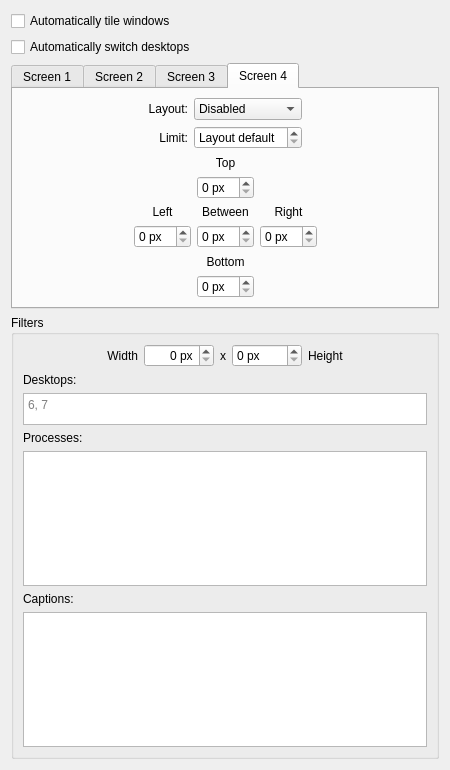
<?xml version="1.0" encoding="UTF-8"?>
<ui version="4.0">
 <class>KWin::QuarterTilingConfigForm</class>
 <widget class="QWidget" name="KWin::QuarterTilingConfigForm">
  <property name="geometry">
   <rect>
    <x>0</x>
    <y>0</y>
    <width>450</width>
    <height>770</height>
   </rect>
  </property>
  <layout class="QVBoxLayout" name="verticalLayout">
   <item>
    <layout class="QGridLayout" name="gridLayout_11">
     <item row="0" column="0">
      <widget class="QCheckBox" name="kcfg_auto">
       <property name="text">
        <string>Automatically tile windows</string>
       </property>
      </widget>
     </item>
     <item row="1" column="0">
      <widget class="QCheckBox" name="kcfg_follow">
       <property name="text">
        <string>Automatically switch desktops</string>
       </property>
      </widget>
     </item>
    </layout>
   </item>
   <item>
    <widget class="QTabWidget" name="tabWidget">
     <property name="sizePolicy">
      <sizepolicy hsizetype="Preferred" vsizetype="Preferred">
       <horstretch>0</horstretch>
       <verstretch>0</verstretch>
      </sizepolicy>
     </property>
     <property name="currentIndex">
      <number>3</number>
     </property>
     <widget class="QWidget" name="tab">
      <attribute name="title">
       <string>Screen 1</string>
      </attribute>
      <layout class="QVBoxLayout" name="verticalLayout_3">
       <item>
        <layout class="QGridLayout" name="gridLayout_3">
         <item row="1" column="1">
          <widget class="QLabel" name="label_2">
           <property name="text">
            <string>Limit:</string>
           </property>
           <property name="alignment">
            <set>Qt::AlignRight|Qt::AlignTrailing|Qt::AlignVCenter</set>
           </property>
          </widget>
         </item>
         <item row="0" column="1">
          <widget class="QLabel" name="label">
           <property name="text">
            <string>Layout:</string>
           </property>
           <property name="alignment">
            <set>Qt::AlignRight|Qt::AlignTrailing|Qt::AlignVCenter</set>
           </property>
          </widget>
         </item>
         <item row="0" column="2">
          <widget class="QComboBox" name="kcfg_layout_0">
           <item>
            <property name="text">
             <string>Disabled</string>
            </property>
           </item>
           <item>
            <property name="text">
             <string>2x2 Horizontal</string>
            </property>
           </item>
           <item>
            <property name="text">
             <string>2x2 Vertical</string>
            </property>
           </item>
           <item>
            <property name="text">
             <string>Columns</string>
            </property>
           </item>
          </widget>
         </item>
         <item row="1" column="2">
          <widget class="QSpinBox" name="kcfg_limit_0">
           <property name="specialValueText">
            <string comment="-1">Layout default</string>
           </property>
           <property name="minimum">
            <number>-1</number>
           </property>
           <property name="value">
            <number>-1</number>
           </property>
          </widget>
         </item>
         <item row="0" column="3">
          <spacer name="horizontalSpacer_3">
           <property name="orientation">
            <enum>Qt::Horizontal</enum>
           </property>
           <property name="sizeHint" stdset="0">
            <size>
             <width>40</width>
             <height>20</height>
            </size>
           </property>
          </spacer>
         </item>
         <item row="0" column="0">
          <spacer name="horizontalSpacer_4">
           <property name="orientation">
            <enum>Qt::Horizontal</enum>
           </property>
           <property name="sizeHint" stdset="0">
            <size>
             <width>40</width>
             <height>20</height>
            </size>
           </property>
          </spacer>
         </item>
        </layout>
       </item>
       <item>
        <layout class="QGridLayout" name="gridLayout_6">
         <item row="0" column="2">
          <widget class="QLabel" name="label_7">
           <property name="text">
            <string>Top</string>
           </property>
           <property name="alignment">
            <set>Qt::AlignBottom|Qt::AlignHCenter</set>
           </property>
          </widget>
         </item>
         <item row="3" column="3">
          <widget class="QSpinBox" name="kcfg_marginRight_0">
           <property name="suffix">
            <string> px</string>
           </property>
          </widget>
         </item>
         <item row="2" column="2">
          <widget class="QLabel" name="label_4">
           <property name="text">
            <string>Between</string>
           </property>
           <property name="alignment">
            <set>Qt::AlignBottom|Qt::AlignHCenter</set>
           </property>
          </widget>
         </item>
         <item row="3" column="4">
          <spacer name="horizontalSpacer_6">
           <property name="orientation">
            <enum>Qt::Horizontal</enum>
           </property>
           <property name="sizeHint" stdset="0">
            <size>
             <width>40</width>
             <height>20</height>
            </size>
           </property>
          </spacer>
         </item>
         <item row="5" column="2">
          <widget class="QSpinBox" name="kcfg_marginBottom_0">
           <property name="suffix">
            <string> px</string>
           </property>
          </widget>
         </item>
         <item row="4" column="2">
          <widget class="QLabel" name="label_6">
           <property name="text">
            <string>Bottom</string>
           </property>
           <property name="alignment">
            <set>Qt::AlignBottom|Qt::AlignHCenter</set>
           </property>
          </widget>
         </item>
         <item row="3" column="1">
          <widget class="QSpinBox" name="kcfg_marginLeft_0">
           <property name="suffix">
            <string> px</string>
           </property>
          </widget>
         </item>
         <item row="2" column="1">
          <widget class="QLabel" name="label_3">
           <property name="text">
            <string>Left</string>
           </property>
           <property name="alignment">
            <set>Qt::AlignBottom|Qt::AlignHCenter</set>
           </property>
          </widget>
         </item>
         <item row="3" column="2">
          <widget class="QSpinBox" name="kcfg_gap_0">
           <property name="suffix">
            <string> px</string>
           </property>
          </widget>
         </item>
         <item row="3" column="0">
          <spacer name="horizontalSpacer_5">
           <property name="orientation">
            <enum>Qt::Horizontal</enum>
           </property>
           <property name="sizeHint" stdset="0">
            <size>
             <width>40</width>
             <height>20</height>
            </size>
           </property>
          </spacer>
         </item>
         <item row="1" column="2">
          <widget class="QSpinBox" name="kcfg_marginTop_0">
           <property name="suffix">
            <string> px</string>
           </property>
          </widget>
         </item>
         <item row="2" column="3">
          <widget class="QLabel" name="label_5">
           <property name="text">
            <string>Right</string>
           </property>
           <property name="alignment">
            <set>Qt::AlignBottom|Qt::AlignHCenter</set>
           </property>
          </widget>
         </item>
        </layout>
       </item>
      </layout>
     </widget>
     <widget class="QWidget" name="tab_2">
      <attribute name="title">
       <string>Screen 2</string>
      </attribute>
      <layout class="QVBoxLayout" name="verticalLayout_3">
       <item>
        <layout class="QGridLayout" name="gridLayout_3">
         <item row="1" column="1">
          <widget class="QLabel" name="label_2">
           <property name="text">
            <string>Limit:</string>
           </property>
           <property name="alignment">
            <set>Qt::AlignRight|Qt::AlignTrailing|Qt::AlignVCenter</set>
           </property>
          </widget>
         </item>
         <item row="0" column="1">
          <widget class="QLabel" name="label">
           <property name="text">
            <string>Layout:</string>
           </property>
           <property name="alignment">
            <set>Qt::AlignRight|Qt::AlignTrailing|Qt::AlignVCenter</set>
           </property>
          </widget>
         </item>
         <item row="0" column="2">
          <widget class="QComboBox" name="kcfg_layout_1">
           <item>
            <property name="text">
             <string>Disabled</string>
            </property>
           </item>
           <item>
            <property name="text">
             <string>2x2 Horizontal</string>
            </property>
           </item>
           <item>
            <property name="text">
             <string>2x2 Vertical</string>
            </property>
           </item>
           <item>
            <property name="text">
             <string>Columns</string>
            </property>
           </item>
          </widget>
         </item>
         <item row="1" column="2">
          <widget class="QSpinBox" name="kcfg_limit_1">
           <property name="specialValueText">
            <string comment="-1">Layout default</string>
           </property>
           <property name="minimum">
            <number>-1</number>
           </property>
           <property name="value">
            <number>-1</number>
           </property>
          </widget>
         </item>
         <item row="0" column="3">
          <spacer name="horizontalSpacer_3">
           <property name="orientation">
            <enum>Qt::Horizontal</enum>
           </property>
           <property name="sizeHint" stdset="0">
            <size>
             <width>40</width>
             <height>20</height>
            </size>
           </property>
          </spacer>
         </item>
         <item row="0" column="0">
          <spacer name="horizontalSpacer_4">
           <property name="orientation">
            <enum>Qt::Horizontal</enum>
           </property>
           <property name="sizeHint" stdset="0">
            <size>
             <width>40</width>
             <height>20</height>
            </size>
           </property>
          </spacer>
         </item>
        </layout>
       </item>
       <item>
        <layout class="QGridLayout" name="gridLayout_6">
         <item row="3" column="0">
          <spacer name="horizontalSpacer_5">
           <property name="orientation">
            <enum>Qt::Horizontal</enum>
           </property>
           <property name="sizeHint" stdset="0">
            <size>
             <width>40</width>
             <height>20</height>
            </size>
           </property>
          </spacer>
         </item>
         <item row="2" column="3">
          <widget class="QLabel" name="label_5">
           <property name="text">
            <string>Right</string>
           </property>
           <property name="alignment">
            <set>Qt::AlignBottom|Qt::AlignHCenter</set>
           </property>
          </widget>
         </item>
         <item row="1" column="2">
          <widget class="QSpinBox" name="kcfg_marginTop_1">
           <property name="suffix">
            <string> px</string>
           </property>
          </widget>
         </item>
         <item row="0" column="2">
          <widget class="QLabel" name="label_7">
           <property name="text">
            <string>Top</string>
           </property>
           <property name="alignment">
            <set>Qt::AlignBottom|Qt::AlignHCenter</set>
           </property>
          </widget>
         </item>
         <item row="3" column="3">
          <widget class="QSpinBox" name="kcfg_marginRight_1">
           <property name="suffix">
            <string> px</string>
           </property>
          </widget>
         </item>
         <item row="2" column="2">
          <widget class="QLabel" name="label_4">
           <property name="text">
            <string>Between</string>
           </property>
           <property name="alignment">
            <set>Qt::AlignBottom|Qt::AlignHCenter</set>
           </property>
          </widget>
         </item>
         <item row="3" column="4">
          <spacer name="horizontalSpacer_6">
           <property name="orientation">
            <enum>Qt::Horizontal</enum>
           </property>
           <property name="sizeHint" stdset="0">
            <size>
             <width>40</width>
             <height>20</height>
            </size>
           </property>
          </spacer>
         </item>
         <item row="2" column="1">
          <widget class="QLabel" name="label_3">
           <property name="text">
            <string>Left</string>
           </property>
           <property name="alignment">
            <set>Qt::AlignBottom|Qt::AlignHCenter</set>
           </property>
          </widget>
         </item>
         <item row="3" column="2">
          <widget class="QSpinBox" name="kcfg_gap_1">
           <property name="suffix">
            <string> px</string>
           </property>
          </widget>
         </item>
         <item row="4" column="2">
          <widget class="QLabel" name="label_6">
           <property name="text">
            <string>Bottom</string>
           </property>
           <property name="alignment">
            <set>Qt::AlignBottom|Qt::AlignHCenter</set>
           </property>
          </widget>
         </item>
         <item row="5" column="2">
          <widget class="QSpinBox" name="kcfg_marginBottom_1">
           <property name="suffix">
            <string> px</string>
           </property>
          </widget>
         </item>
         <item row="3" column="1">
          <widget class="QSpinBox" name="kcfg_marginLeft_1">
           <property name="suffix">
            <string> px</string>
           </property>
          </widget>
         </item>
        </layout>
       </item>
      </layout>
     </widget>
     <widget class="QWidget" name="tab_3">
      <attribute name="title">
       <string>Screen 3</string>
      </attribute>
      <layout class="QVBoxLayout" name="verticalLayout_3">
       <item>
        <layout class="QGridLayout" name="gridLayout_3">
         <item row="1" column="1">
          <widget class="QLabel" name="label_2">
           <property name="text">
            <string>Limit:</string>
           </property>
           <property name="alignment">
            <set>Qt::AlignRight|Qt::AlignTrailing|Qt::AlignVCenter</set>
           </property>
          </widget>
         </item>
         <item row="0" column="1">
          <widget class="QLabel" name="label">
           <property name="text">
            <string>Layout:</string>
           </property>
           <property name="alignment">
            <set>Qt::AlignRight|Qt::AlignTrailing|Qt::AlignVCenter</set>
           </property>
          </widget>
         </item>
         <item row="0" column="2">
          <widget class="QComboBox" name="kcfg_layout_2">
           <item>
            <property name="text">
             <string>Disabled</string>
            </property>
           </item>
           <item>
            <property name="text">
             <string>2x2 Horizontal</string>
            </property>
           </item>
           <item>
            <property name="text">
             <string>2x2 Vertical</string>
            </property>
           </item>
           <item>
            <property name="text">
             <string>Columns</string>
            </property>
           </item>
          </widget>
         </item>
         <item row="1" column="2">
          <widget class="QSpinBox" name="kcfg_limit_2">
           <property name="specialValueText">
            <string comment="-1">Layout default</string>
           </property>
           <property name="minimum">
            <number>-1</number>
           </property>
           <property name="value">
            <number>-1</number>
           </property>
          </widget>
         </item>
         <item row="0" column="3">
          <spacer name="horizontalSpacer_3">
           <property name="orientation">
            <enum>Qt::Horizontal</enum>
           </property>
           <property name="sizeHint" stdset="0">
            <size>
             <width>40</width>
             <height>20</height>
            </size>
           </property>
          </spacer>
         </item>
         <item row="0" column="0">
          <spacer name="horizontalSpacer_4">
           <property name="orientation">
            <enum>Qt::Horizontal</enum>
           </property>
           <property name="sizeHint" stdset="0">
            <size>
             <width>40</width>
             <height>20</height>
            </size>
           </property>
          </spacer>
         </item>
        </layout>
       </item>
       <item>
        <layout class="QGridLayout" name="gridLayout_6">
         <item row="3" column="0">
          <spacer name="horizontalSpacer_5">
           <property name="orientation">
            <enum>Qt::Horizontal</enum>
           </property>
           <property name="sizeHint" stdset="0">
            <size>
             <width>40</width>
             <height>20</height>
            </size>
           </property>
          </spacer>
         </item>
         <item row="2" column="3">
          <widget class="QLabel" name="label_5">
           <property name="text">
            <string>Right</string>
           </property>
           <property name="alignment">
            <set>Qt::AlignBottom|Qt::AlignHCenter</set>
           </property>
          </widget>
         </item>
         <item row="1" column="2">
          <widget class="QSpinBox" name="kcfg_marginTop_2">
           <property name="suffix">
            <string> px</string>
           </property>
          </widget>
         </item>
         <item row="0" column="2">
          <widget class="QLabel" name="label_7">
           <property name="text">
            <string>Top</string>
           </property>
           <property name="alignment">
            <set>Qt::AlignBottom|Qt::AlignHCenter</set>
           </property>
          </widget>
         </item>
         <item row="3" column="3">
          <widget class="QSpinBox" name="kcfg_marginRight_2">
           <property name="suffix">
            <string> px</string>
           </property>
          </widget>
         </item>
         <item row="2" column="2">
          <widget class="QLabel" name="label_4">
           <property name="text">
            <string>Between</string>
           </property>
           <property name="alignment">
            <set>Qt::AlignBottom|Qt::AlignHCenter</set>
           </property>
          </widget>
         </item>
         <item row="3" column="4">
          <spacer name="horizontalSpacer_6">
           <property name="orientation">
            <enum>Qt::Horizontal</enum>
           </property>
           <property name="sizeHint" stdset="0">
            <size>
             <width>40</width>
             <height>20</height>
            </size>
           </property>
          </spacer>
         </item>
         <item row="2" column="1">
          <widget class="QLabel" name="label_3">
           <property name="text">
            <string>Left</string>
           </property>
           <property name="alignment">
            <set>Qt::AlignBottom|Qt::AlignHCenter</set>
           </property>
          </widget>
         </item>
         <item row="3" column="2">
          <widget class="QSpinBox" name="kcfg_gap_2">
           <property name="suffix">
            <string> px</string>
           </property>
          </widget>
         </item>
         <item row="4" column="2">
          <widget class="QLabel" name="label_6">
           <property name="text">
            <string>Bottom</string>
           </property>
           <property name="alignment">
            <set>Qt::AlignBottom|Qt::AlignHCenter</set>
           </property>
          </widget>
         </item>
         <item row="5" column="2">
          <widget class="QSpinBox" name="kcfg_marginBottom_2">
           <property name="suffix">
            <string> px</string>
           </property>
          </widget>
         </item>
         <item row="3" column="1">
          <widget class="QSpinBox" name="kcfg_marginLeft_2">
           <property name="suffix">
            <string> px</string>
           </property>
          </widget>
         </item>
        </layout>
       </item>
      </layout>
     </widget>
     <widget class="QWidget" name="tab_4">
      <attribute name="title">
       <string>Screen 4</string>
      </attribute>
      <layout class="QVBoxLayout" name="verticalLayout_3">
       <item>
        <layout class="QGridLayout" name="gridLayout_3">
         <item row="1" column="1">
          <widget class="QLabel" name="label_2">
           <property name="text">
            <string>Limit:</string>
           </property>
           <property name="alignment">
            <set>Qt::AlignRight|Qt::AlignTrailing|Qt::AlignVCenter</set>
           </property>
          </widget>
         </item>
         <item row="0" column="1">
          <widget class="QLabel" name="label">
           <property name="text">
            <string>Layout:</string>
           </property>
           <property name="alignment">
            <set>Qt::AlignRight|Qt::AlignTrailing|Qt::AlignVCenter</set>
           </property>
          </widget>
         </item>
         <item row="0" column="2">
          <widget class="QComboBox" name="kcfg_layout_3">
           <item>
            <property name="text">
             <string>Disabled</string>
            </property>
           </item>
           <item>
            <property name="text">
             <string>2x2 Horizontal</string>
            </property>
           </item>
           <item>
            <property name="text">
             <string>2x2 Vertical</string>
            </property>
           </item>
           <item>
            <property name="text">
             <string>Columns</string>
            </property>
           </item>
          </widget>
         </item>
         <item row="1" column="2">
          <widget class="QSpinBox" name="kcfg_limit_3">
           <property name="specialValueText">
            <string comment="-1">Layout default</string>
           </property>
           <property name="minimum">
            <number>-1</number>
           </property>
           <property name="value">
            <number>-1</number>
           </property>
          </widget>
         </item>
         <item row="0" column="3">
          <spacer name="horizontalSpacer_3">
           <property name="orientation">
            <enum>Qt::Horizontal</enum>
           </property>
           <property name="sizeHint" stdset="0">
            <size>
             <width>40</width>
             <height>20</height>
            </size>
           </property>
          </spacer>
         </item>
         <item row="0" column="0">
          <spacer name="horizontalSpacer_4">
           <property name="orientation">
            <enum>Qt::Horizontal</enum>
           </property>
           <property name="sizeHint" stdset="0">
            <size>
             <width>40</width>
             <height>20</height>
            </size>
           </property>
          </spacer>
         </item>
        </layout>
       </item>
       <item>
        <layout class="QGridLayout" name="gridLayout_6">
         <item row="3" column="0">
          <spacer name="horizontalSpacer_5">
           <property name="orientation">
            <enum>Qt::Horizontal</enum>
           </property>
           <property name="sizeHint" stdset="0">
            <size>
             <width>40</width>
             <height>20</height>
            </size>
           </property>
          </spacer>
         </item>
         <item row="2" column="3">
          <widget class="QLabel" name="label_5">
           <property name="text">
            <string>Right</string>
           </property>
           <property name="alignment">
            <set>Qt::AlignBottom|Qt::AlignHCenter</set>
           </property>
          </widget>
         </item>
         <item row="1" column="2">
          <widget class="QSpinBox" name="kcfg_marginTop_3">
           <property name="suffix">
            <string> px</string>
           </property>
          </widget>
         </item>
         <item row="0" column="2">
          <widget class="QLabel" name="label_7">
           <property name="text">
            <string>Top</string>
           </property>
           <property name="alignment">
            <set>Qt::AlignBottom|Qt::AlignHCenter</set>
           </property>
          </widget>
         </item>
         <item row="3" column="3">
          <widget class="QSpinBox" name="kcfg_marginRight_3">
           <property name="suffix">
            <string> px</string>
           </property>
           <property name="prefix">
            <string/>
           </property>
          </widget>
         </item>
         <item row="2" column="2">
          <widget class="QLabel" name="label_4">
           <property name="text">
            <string>Between</string>
           </property>
           <property name="alignment">
            <set>Qt::AlignBottom|Qt::AlignHCenter</set>
           </property>
          </widget>
         </item>
         <item row="3" column="4">
          <spacer name="horizontalSpacer_6">
           <property name="orientation">
            <enum>Qt::Horizontal</enum>
           </property>
           <property name="sizeHint" stdset="0">
            <size>
             <width>40</width>
             <height>20</height>
            </size>
           </property>
          </spacer>
         </item>
         <item row="2" column="1">
          <widget class="QLabel" name="label_3">
           <property name="text">
            <string>Left</string>
           </property>
           <property name="alignment">
            <set>Qt::AlignBottom|Qt::AlignHCenter</set>
           </property>
          </widget>
         </item>
         <item row="3" column="2">
          <widget class="QSpinBox" name="kcfg_gap_3">
           <property name="suffix">
            <string> px</string>
           </property>
          </widget>
         </item>
         <item row="4" column="2">
          <widget class="QLabel" name="label_6">
           <property name="text">
            <string>Bottom</string>
           </property>
           <property name="alignment">
            <set>Qt::AlignBottom|Qt::AlignHCenter</set>
           </property>
          </widget>
         </item>
         <item row="5" column="2">
          <widget class="QSpinBox" name="kcfg_marginBottom_3">
           <property name="suffix">
            <string> px</string>
           </property>
          </widget>
         </item>
         <item row="3" column="1">
          <widget class="QSpinBox" name="kcfg_marginLeft_3">
           <property name="suffix">
            <string> px</string>
           </property>
          </widget>
         </item>
        </layout>
       </item>
      </layout>
     </widget>
    </widget>
   </item>
   <item>
    <widget class="QGroupBox" name="groupBox">
     <property name="title">
      <string>Filters</string>
     </property>
     <layout class="QVBoxLayout" name="verticalLayout_2">
      <item>
       <layout class="QGridLayout" name="gridLayout_7">
        <item row="0" column="3">
         <widget class="QLabel" name="label_10">
          <property name="text">
           <string>x</string>
          </property>
          <property name="alignment">
           <set>Qt::AlignCenter</set>
          </property>
         </widget>
        </item>
        <item row="0" column="2">
         <widget class="QSpinBox" name="kcfg_minWidth">
          <property name="alignment">
           <set>Qt::AlignRight|Qt::AlignTrailing|Qt::AlignVCenter</set>
          </property>
          <property name="suffix">
           <string> px</string>
          </property>
          <property name="maximum">
           <number>4096</number>
          </property>
         </widget>
        </item>
        <item row="0" column="1">
         <widget class="QLabel" name="label_8">
          <property name="text">
           <string>Width</string>
          </property>
          <property name="alignment">
           <set>Qt::AlignRight|Qt::AlignTrailing|Qt::AlignVCenter</set>
          </property>
         </widget>
        </item>
        <item row="0" column="0">
         <spacer name="horizontalSpacer">
          <property name="orientation">
           <enum>Qt::Horizontal</enum>
          </property>
          <property name="sizeHint" stdset="0">
           <size>
            <width>40</width>
            <height>20</height>
           </size>
          </property>
         </spacer>
        </item>
        <item row="0" column="5">
         <widget class="QLabel" name="label_9">
          <property name="text">
           <string>Height</string>
          </property>
         </widget>
        </item>
        <item row="0" column="4">
         <widget class="QSpinBox" name="kcfg_minHeight">
          <property name="suffix">
           <string> px</string>
          </property>
          <property name="maximum">
           <number>4096</number>
          </property>
         </widget>
        </item>
        <item row="0" column="6">
         <spacer name="horizontalSpacer_2">
          <property name="orientation">
           <enum>Qt::Horizontal</enum>
          </property>
          <property name="sizeHint" stdset="0">
           <size>
            <width>40</width>
            <height>20</height>
           </size>
          </property>
         </spacer>
        </item>
       </layout>
      </item>
      <item>
       <layout class="QGridLayout" name="gridLayout_9">
        <item row="1" column="0">
         <widget class="QPlainTextEdit" name="kcfg_desktops">
          <property name="sizePolicy">
           <sizepolicy hsizetype="Expanding" vsizetype="Fixed">
            <horstretch>0</horstretch>
            <verstretch>0</verstretch>
           </sizepolicy>
          </property>
          <property name="maximumSize">
           <size>
            <width>16777215</width>
            <height>32</height>
           </size>
          </property>
          <property name="placeholderText">
           <string>6, 7</string>
          </property>
         </widget>
        </item>
        <item row="4" column="0">
         <widget class="QLabel" name="label_12">
          <property name="text">
           <string>Captions:</string>
          </property>
         </widget>
        </item>
        <item row="2" column="0">
         <widget class="QLabel" name="label_11">
          <property name="text">
           <string>Processes:</string>
          </property>
         </widget>
        </item>
        <item row="0" column="0">
         <widget class="QLabel" name="label_13">
          <property name="text">
           <string>Desktops:</string>
          </property>
         </widget>
        </item>
        <item row="3" column="0">
         <widget class="QPlainTextEdit" name="kcfg_processes"/>
        </item>
        <item row="5" column="0">
         <widget class="QPlainTextEdit" name="kcfg_captions"/>
        </item>
       </layout>
      </item>
     </layout>
    </widget>
   </item>
  </layout>
 </widget>
 <resources/>
 <connections/>
</ui>
